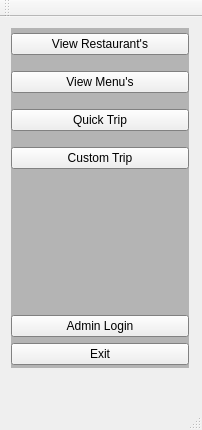
<?xml version="1.0" encoding="UTF-8"?>
<ui version="4.0">
 <class>Launcher</class>
 <widget class="QMainWindow" name="Launcher">
  <property name="geometry">
   <rect>
    <x>0</x>
    <y>0</y>
    <width>202</width>
    <height>430</height>
   </rect>
  </property>
  <property name="minimumSize">
   <size>
    <width>202</width>
    <height>430</height>
   </size>
  </property>
  <property name="maximumSize">
   <size>
    <width>202</width>
    <height>430</height>
   </size>
  </property>
  <property name="windowTitle">
   <string>Launcher</string>
  </property>
  <widget class="QWidget" name="TopLayout">
   <property name="minimumSize">
    <size>
     <width>0</width>
     <height>0</height>
    </size>
   </property>
   <property name="maximumSize">
    <size>
     <width>16777215</width>
     <height>16777215</height>
    </size>
   </property>
   <layout class="QFormLayout" name="formLayout">
    <item row="0" column="0">
     <widget class="QWidget" name="Launcher_2" native="true">
      <property name="enabled">
       <bool>true</bool>
      </property>
      <property name="sizePolicy">
       <sizepolicy hsizetype="Minimum" vsizetype="Fixed">
        <horstretch>0</horstretch>
        <verstretch>0</verstretch>
       </sizepolicy>
      </property>
      <property name="minimumSize">
       <size>
        <width>178</width>
        <height>359</height>
       </size>
      </property>
      <property name="maximumSize">
       <size>
        <width>178</width>
        <height>359</height>
       </size>
      </property>
      <property name="palette">
       <palette>
        <active>
         <colorrole role="Base">
          <brush brushstyle="SolidPattern">
           <color alpha="255">
            <red>255</red>
            <green>255</green>
            <blue>255</blue>
           </color>
          </brush>
         </colorrole>
         <colorrole role="Window">
          <brush brushstyle="SolidPattern">
           <color alpha="255">
            <red>180</red>
            <green>180</green>
            <blue>180</blue>
           </color>
          </brush>
         </colorrole>
        </active>
        <inactive>
         <colorrole role="Base">
          <brush brushstyle="SolidPattern">
           <color alpha="255">
            <red>255</red>
            <green>255</green>
            <blue>255</blue>
           </color>
          </brush>
         </colorrole>
         <colorrole role="Window">
          <brush brushstyle="SolidPattern">
           <color alpha="255">
            <red>180</red>
            <green>180</green>
            <blue>180</blue>
           </color>
          </brush>
         </colorrole>
        </inactive>
        <disabled>
         <colorrole role="Base">
          <brush brushstyle="SolidPattern">
           <color alpha="255">
            <red>180</red>
            <green>180</green>
            <blue>180</blue>
           </color>
          </brush>
         </colorrole>
         <colorrole role="Window">
          <brush brushstyle="SolidPattern">
           <color alpha="255">
            <red>180</red>
            <green>180</green>
            <blue>180</blue>
           </color>
          </brush>
         </colorrole>
        </disabled>
       </palette>
      </property>
      <property name="autoFillBackground">
       <bool>true</bool>
      </property>
      <layout class="QVBoxLayout" name="verticalLayout_5">
       <property name="spacing">
        <number>9</number>
       </property>
       <property name="sizeConstraint">
        <enum>QLayout::SetFixedSize</enum>
       </property>
       <property name="leftMargin">
        <number>0</number>
       </property>
       <property name="topMargin">
        <number>5</number>
       </property>
       <property name="rightMargin">
        <number>0</number>
       </property>
       <property name="bottomMargin">
        <number>3</number>
       </property>
       <item>
        <layout class="QVBoxLayout" name="userButtons">
         <property name="spacing">
          <number>16</number>
         </property>
         <property name="sizeConstraint">
          <enum>QLayout::SetFixedSize</enum>
         </property>
         <item>
          <widget class="QPushButton" name="ViewRestaurant_Button">
           <property name="enabled">
            <bool>true</bool>
           </property>
           <property name="sizePolicy">
            <sizepolicy hsizetype="Minimum" vsizetype="Fixed">
             <horstretch>0</horstretch>
             <verstretch>0</verstretch>
            </sizepolicy>
           </property>
           <property name="minimumSize">
            <size>
             <width>0</width>
             <height>0</height>
            </size>
           </property>
           <property name="maximumSize">
            <size>
             <width>16777215</width>
             <height>16777215</height>
            </size>
           </property>
           <property name="text">
            <string>View Restaurant's</string>
           </property>
          </widget>
         </item>
         <item>
          <widget class="QPushButton" name="ViewMenu_Button">
           <property name="enabled">
            <bool>true</bool>
           </property>
           <property name="sizePolicy">
            <sizepolicy hsizetype="Minimum" vsizetype="Fixed">
             <horstretch>0</horstretch>
             <verstretch>0</verstretch>
            </sizepolicy>
           </property>
           <property name="minimumSize">
            <size>
             <width>0</width>
             <height>0</height>
            </size>
           </property>
           <property name="maximumSize">
            <size>
             <width>16777215</width>
             <height>16777215</height>
            </size>
           </property>
           <property name="text">
            <string>View Menu's</string>
           </property>
          </widget>
         </item>
         <item>
          <widget class="QPushButton" name="QuickTrip_Button">
           <property name="enabled">
            <bool>true</bool>
           </property>
           <property name="sizePolicy">
            <sizepolicy hsizetype="Minimum" vsizetype="Fixed">
             <horstretch>0</horstretch>
             <verstretch>0</verstretch>
            </sizepolicy>
           </property>
           <property name="minimumSize">
            <size>
             <width>0</width>
             <height>0</height>
            </size>
           </property>
           <property name="maximumSize">
            <size>
             <width>16777215</width>
             <height>16777215</height>
            </size>
           </property>
           <property name="text">
            <string>Quick Trip</string>
           </property>
          </widget>
         </item>
         <item>
          <widget class="QPushButton" name="CustomTrip_Button">
           <property name="enabled">
            <bool>true</bool>
           </property>
           <property name="sizePolicy">
            <sizepolicy hsizetype="Minimum" vsizetype="Fixed">
             <horstretch>0</horstretch>
             <verstretch>0</verstretch>
            </sizepolicy>
           </property>
           <property name="minimumSize">
            <size>
             <width>0</width>
             <height>0</height>
            </size>
           </property>
           <property name="maximumSize">
            <size>
             <width>16777215</width>
             <height>16777215</height>
            </size>
           </property>
           <property name="text">
            <string>Custom Trip</string>
           </property>
          </widget>
         </item>
        </layout>
       </item>
       <item>
        <spacer name="Spacer">
         <property name="enabled">
          <bool>true</bool>
         </property>
         <property name="sizePolicy">
          <sizepolicy hsizetype="Minimum" vsizetype="Fixed">
           <horstretch>0</horstretch>
           <verstretch>0</verstretch>
          </sizepolicy>
         </property>
         <property name="orientation">
          <enum>Qt::Vertical</enum>
         </property>
         <property name="sizeType">
          <enum>QSizePolicy::Fixed</enum>
         </property>
         <property name="sizeHint" stdset="0">
          <size>
           <width>178</width>
           <height>137</height>
          </size>
         </property>
        </spacer>
       </item>
       <item>
        <layout class="QVBoxLayout" name="AdminTools">
         <item>
          <widget class="QPushButton" name="AdminLogin_Button">
           <property name="enabled">
            <bool>true</bool>
           </property>
           <property name="sizePolicy">
            <sizepolicy hsizetype="Minimum" vsizetype="Fixed">
             <horstretch>0</horstretch>
             <verstretch>0</verstretch>
            </sizepolicy>
           </property>
           <property name="minimumSize">
            <size>
             <width>0</width>
             <height>0</height>
            </size>
           </property>
           <property name="maximumSize">
            <size>
             <width>16777215</width>
             <height>16777215</height>
            </size>
           </property>
           <property name="text">
            <string>Admin Login</string>
           </property>
          </widget>
         </item>
         <item>
          <widget class="QPushButton" name="Exit_Button">
           <property name="enabled">
            <bool>true</bool>
           </property>
           <property name="sizePolicy">
            <sizepolicy hsizetype="Minimum" vsizetype="Maximum">
             <horstretch>0</horstretch>
             <verstretch>0</verstretch>
            </sizepolicy>
           </property>
           <property name="text">
            <string>Exit</string>
           </property>
          </widget>
         </item>
        </layout>
       </item>
      </layout>
     </widget>
    </item>
   </layout>
  </widget>
  <widget class="QMenuBar" name="menuBar">
   <property name="geometry">
    <rect>
     <x>0</x>
     <y>0</y>
     <width>202</width>
     <height>21</height>
    </rect>
   </property>
  </widget>
  <widget class="QToolBar" name="mainToolBar">
   <attribute name="toolBarArea">
    <enum>TopToolBarArea</enum>
   </attribute>
   <attribute name="toolBarBreak">
    <bool>false</bool>
   </attribute>
  </widget>
  <widget class="QStatusBar" name="statusBar"/>
 </widget>
 <layoutdefault spacing="6" margin="11"/>
 <resources/>
 <connections/>
</ui>
